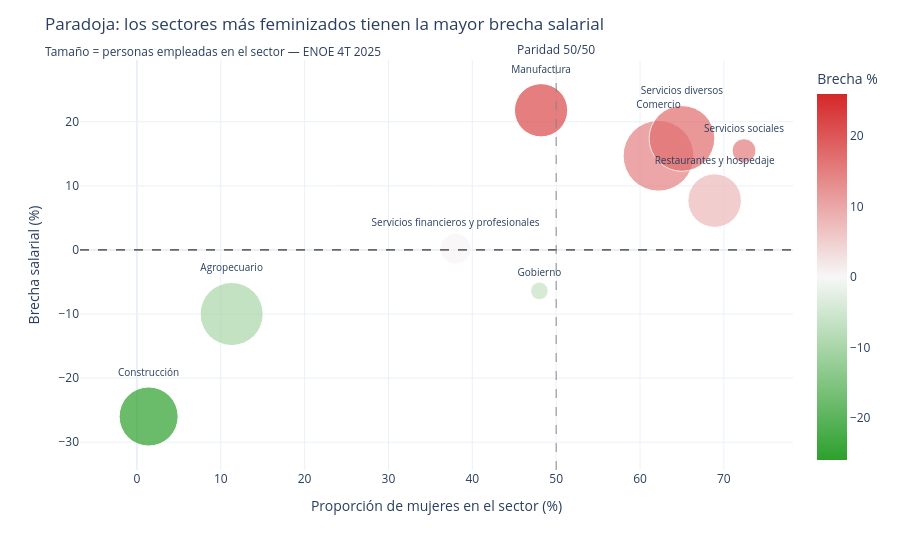

Notebook code cell kept with this figure:
### Markdown cell above
---
## G3 — Feminización vs brecha (scatter revelador)

**Hallazgo**: los sectores más feminizados NO tienen menor brecha. Los menos feminizados favorecen a mujeres.

### Code cell
df_plot = df_sec[df_sec['brecha'].between(-50, 30)].copy()  # sin outliers extremos

fig = px.scatter(
    df_plot, x='pct_mujeres', y='brecha',
    size='poblacion', size_max=50,
    color='brecha',
    color_continuous_scale=['#2ca02c', '#f7f7f7', '#d62728'],
    color_continuous_midpoint=0,
    text='sector',
    hover_data={'ih': ':.0f', 'im': ':.0f', 'poblacion': ':,.0f'}
)

fig.update_traces(textposition='top center', textfont_size=10)

fig.add_hline(y=0, line_dash='dash', line_color='black', line_width=1)
fig.add_vline(x=50, line_dash='dash', line_color=COLOR_GRIS, line_width=1,
              annotation_text='Paridad 50/50', annotation_position='top')

fig.update_layout(
    title='Paradoja: los sectores más feminizados tienen la mayor brecha salarial<br>'
          '<sub>Tamaño = personas empleadas en el sector — ENOE 4T 2025</sub>',
    template='plotly_white', height=550,
    xaxis_title='Proporción de mujeres en el sector (%)',
    yaxis_title='Brecha salarial (%)',
    coloraxis_colorbar_title='Brecha %'
)

#fig.write_html(RUTA_SALIDA / 'g3_feminizacion_vs_brecha.html', include_plotlyjs='cdn')
fig.show()

### Figure 1 — Plotly figure (JSON) as saved in the notebook; plotly's stock layout.template omitted (floating-point values rounded to 4 significant figures)
{"data": [{"customdata": [[51.78, 65.24, 10720000.0], [32.86, 36.16, 12230000.0], [53.92, 57.35, 960500.0], [65.15, 65.0, 2956000.0], [45.51, 42.01, 8824000.0], [39.82, 33.98, 15390000.0], [76.81, 64.89, 1757000.0], [57.6, 47.59, 13280000.0], [43.51, 34.03, 8727000.0]], "hovertemplate": "pct_mujeres=%{x}<br>brecha=%{marker.color}<br>poblacion=%{customdata[2]:,.0f}<br>sector=%{text}<br>ih=%{customdata[0]:.0f}<br>im=%{customdata[1]:.0f}<extra></extra>", "legendgroup": "", "marker": {"color": [-26.0, -10.0, -6.4, 0.2, 7.7, 14.7, 15.5, 17.4, 21.8], "coloraxis": "coloraxis", "size": [10724504, 12230687, 960460, 2956445, 8824014, 15392958, 1757245, 13278928, 8726553], "sizemode": "area", "sizeref": 6157.0, "symbol": "circle"}, "mode": "markers+text", "name": "", "orientation": "v", "showlegend": false, "text": ["Construcción", "Agropecuario", "Gobierno", "Servicios financieros y profesionales", "Restaurantes y hospedaje", "Comercio", "Servicios sociales", "Servicios diversos", "Manufactura"], "textfont": {"size": 10}, "textposition": "top center", "type": "scatter", "x": [1.4, 11.3, 48.0, 38.0, 68.9, 62.2, 72.4, 65.0, 48.2], "xaxis": "x", "y": [-26.0, -10.0, -6.4, 0.2, 7.7, 14.7, 15.5, 17.4, 21.8], "yaxis": "y"}], "layout": {"annotations": [{"showarrow": false, "text": "Paridad 50/50", "x": 50, "xanchor": "center", "xref": "x", "y": 1, "yanchor": "bottom", "yref": "y domain"}], "coloraxis": {"cmid": 0, "colorbar": {"title": {"text": "Brecha %"}}, "colorscale": [[0, "#2ca02c"], [0.5, "#f7f7f7"], [1, "#d62728"]]}, "height": 550, "legend": {"itemsizing": "constant", "tracegroupgap": 0}, "margin": {"t": 60}, "shapes": [{"line": {"color": "black", "dash": "dash", "width": 1}, "type": "line", "x0": 0, "x1": 1, "xref": "x domain", "y0": 0, "y1": 0, "yref": "y"}, {"line": {"color": "#888888", "dash": "dash", "width": 1}, "type": "line", "x0": 50, "x1": 50, "xref": "x", "y0": 0, "y1": 1, "yref": "y domain"}], "title": {"text": "Paradoja: los sectores más feminizados tienen la mayor brecha salarial<br><sub>Tamaño = personas empleadas en el sector — ENOE 4T 2025</sub>"}, "xaxis": {"anchor": "y", "domain": [0, 1], "title": {"text": "Proporción de mujeres en el sector (%)"}}, "yaxis": {"anchor": "x", "domain": [0, 1], "title": {"text": "Brecha salarial (%)"}}}}
